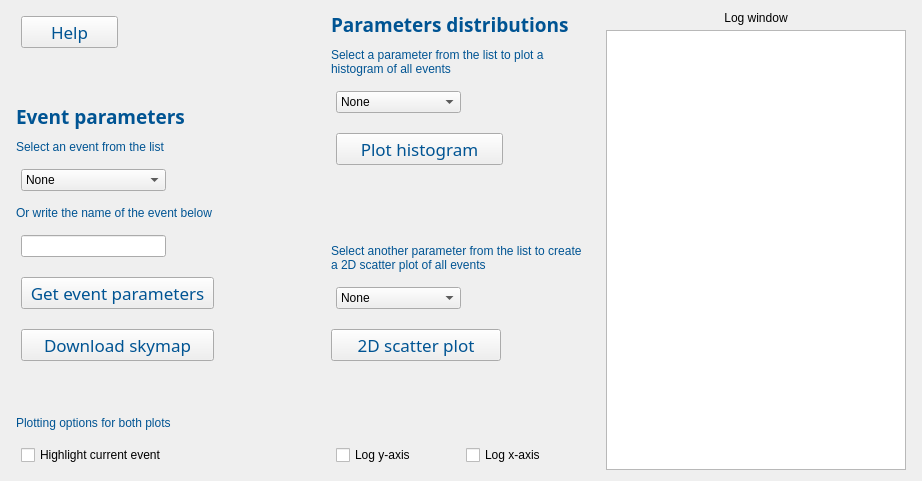
      <widget class="QWidget" name="tab_3">
       <attribute name="title">
        <string>Explore GW event parameters</string>
       </attribute>
       <layout class="QGridLayout" name="gridLayout_8">
        <item row="0" column="0">
         <layout class="QHBoxLayout" name="horizontalLayout_4" stretch="1,1,1">
          <property name="spacing">
           <number>5</number>
          </property>
          <property name="leftMargin">
           <number>0</number>
          </property>
          <property name="topMargin">
           <number>0</number>
          </property>
          <property name="rightMargin">
           <number>0</number>
          </property>
          <property name="bottomMargin">
           <number>0</number>
          </property>
          <item>
           <layout class="QVBoxLayout" name="verticalLayout_8">
            <property name="spacing">
             <number>10</number>
            </property>
            <property name="leftMargin">
             <number>5</number>
            </property>
            <property name="topMargin">
             <number>0</number>
            </property>
            <property name="rightMargin">
             <number>5</number>
            </property>
            <property name="bottomMargin">
             <number>0</number>
            </property>
            <item>
             <layout class="QHBoxLayout" name="horizontalLayout_7" stretch="1,2">
              <property name="spacing">
               <number>10</number>
              </property>
              <property name="leftMargin">
               <number>5</number>
              </property>
              <property name="topMargin">
               <number>5</number>
              </property>
              <property name="rightMargin">
               <number>5</number>
              </property>
              <property name="bottomMargin">
               <number>5</number>
              </property>
              <item>
               <widget class="QPushButton" name="helpButton3">
                <property name="font">
                 <font>
                  <family>Montserrat</family>
                  <pointsize>13</pointsize>
                 </font>
                </property>
                <property name="styleSheet">
                 <string notr="true">color:rgb(0, 84, 147);</string>
                </property>
                <property name="text">
                 <string>Help</string>
                </property>
               </widget>
              </item>
              <item>
               <spacer name="horizontalSpacer_32">
                <property name="orientation">
                 <enum>Qt::Orientation::Horizontal</enum>
                </property>
                <property name="sizeHint" stdset="0">
                 <size>
                  <width>40</width>
                  <height>20</height>
                 </size>
                </property>
               </spacer>
              </item>
             </layout>
            </item>
            <item>
             <spacer name="verticalSpacer_13">
              <property name="orientation">
               <enum>Qt::Orientation::Vertical</enum>
              </property>
              <property name="sizeHint" stdset="0">
               <size>
                <width>20</width>
                <height>40</height>
               </size>
              </property>
             </spacer>
            </item>
            <item>
             <widget class="QLabel" name="label_38">
              <property name="font">
               <font>
                <family>Montserrat</family>
                <pointsize>14</pointsize>
                <bold>true</bold>
               </font>
              </property>
              <property name="text">
               <string>&lt;html&gt;&lt;head/&gt;&lt;body&gt;&lt;p&gt;&lt;span style=&quot; color:#005493;&quot;&gt;Event parameters&lt;/span&gt;&lt;/p&gt;&lt;/body&gt;&lt;/html&gt;</string>
              </property>
             </widget>
            </item>
            <item>
             <widget class="QLabel" name="label_39">
              <property name="text">
               <string>&lt;html&gt;&lt;head/&gt;&lt;body&gt;&lt;p&gt;&lt;span style=&quot; color:#005493;&quot;&gt;Select an event from the list&lt;/span&gt;&lt;/p&gt;&lt;/body&gt;&lt;/html&gt;</string>
              </property>
             </widget>
            </item>
            <item>
             <layout class="QHBoxLayout" name="horizontalLayout_8" stretch="1,1">
              <property name="spacing">
               <number>10</number>
              </property>
              <property name="leftMargin">
               <number>5</number>
              </property>
              <property name="topMargin">
               <number>5</number>
              </property>
              <property name="rightMargin">
               <number>5</number>
              </property>
              <property name="bottomMargin">
               <number>5</number>
              </property>
              <item>
               <widget class="QComboBox" name="comboBox_4">
                <item>
                 <property name="text">
                  <string>None</string>
                 </property>
                </item>
               </widget>
              </item>
              <item>
               <spacer name="horizontalSpacer_33">
                <property name="orientation">
                 <enum>Qt::Orientation::Horizontal</enum>
                </property>
                <property name="sizeHint" stdset="0">
                 <size>
                  <width>40</width>
                  <height>20</height>
                 </size>
                </property>
               </spacer>
              </item>
             </layout>
            </item>
            <item>
             <widget class="QLabel" name="label_40">
              <property name="minimumSize">
               <size>
                <width>300</width>
                <height>0</height>
               </size>
              </property>
              <property name="text">
               <string>&lt;html&gt;&lt;head/&gt;&lt;body&gt;&lt;p&gt;&lt;span style=&quot; color:#005493;&quot;&gt;Or write the name of the event below&lt;/span&gt;&lt;/p&gt;&lt;/body&gt;&lt;/html&gt;</string>
              </property>
              <property name="wordWrap">
               <bool>true</bool>
              </property>
             </widget>
            </item>
            <item>
             <layout class="QHBoxLayout" name="horizontalLayout_11">
              <property name="spacing">
               <number>10</number>
              </property>
              <property name="leftMargin">
               <number>5</number>
              </property>
              <property name="topMargin">
               <number>5</number>
              </property>
              <property name="rightMargin">
               <number>5</number>
              </property>
              <property name="bottomMargin">
               <number>5</number>
              </property>
              <item>
               <widget class="QLineEdit" name="EventNameTab3"/>
              </item>
              <item>
               <spacer name="horizontalSpacer_34">
                <property name="orientation">
                 <enum>Qt::Orientation::Horizontal</enum>
                </property>
                <property name="sizeHint" stdset="0">
                 <size>
                  <width>40</width>
                  <height>20</height>
                 </size>
                </property>
               </spacer>
              </item>
             </layout>
            </item>
            <item>
             <layout class="QHBoxLayout" name="horizontalLayout_12" stretch="2,1">
              <property name="spacing">
               <number>10</number>
              </property>
              <property name="leftMargin">
               <number>5</number>
              </property>
              <property name="topMargin">
               <number>5</number>
              </property>
              <property name="rightMargin">
               <number>5</number>
              </property>
              <property name="bottomMargin">
               <number>5</number>
              </property>
              <item>
               <widget class="QPushButton" name="pushButton_9">
                <property name="font">
                 <font>
                  <family>Montserrat</family>
                  <pointsize>13</pointsize>
                 </font>
                </property>
                <property name="styleSheet">
                 <string notr="true">color:rgb(0, 84, 147);</string>
                </property>
                <property name="text">
                 <string>Get event parameters</string>
                </property>
               </widget>
              </item>
              <item>
               <spacer name="horizontalSpacer_35">
                <property name="orientation">
                 <enum>Qt::Orientation::Horizontal</enum>
                </property>
                <property name="sizeHint" stdset="0">
                 <size>
                  <width>40</width>
                  <height>20</height>
                 </size>
                </property>
               </spacer>
              </item>
             </layout>
            </item>
            <item>
             <layout class="QHBoxLayout" name="horizontalLayout_13" stretch="2,1">
              <property name="spacing">
               <number>10</number>
              </property>
              <property name="leftMargin">
               <number>5</number>
              </property>
              <property name="topMargin">
               <number>5</number>
              </property>
              <property name="rightMargin">
               <number>5</number>
              </property>
              <property name="bottomMargin">
               <number>5</number>
              </property>
              <item>
               <widget class="QPushButton" name="pushButton_13">
                <property name="font">
                 <font>
                  <family>Montserrat</family>
                  <pointsize>13</pointsize>
                 </font>
                </property>
                <property name="styleSheet">
                 <string notr="true">color: rgb(0, 84, 147);</string>
                </property>
                <property name="text">
                 <string>Download skymap</string>
                </property>
               </widget>
              </item>
              <item>
               <spacer name="horizontalSpacer_36">
                <property name="orientation">
                 <enum>Qt::Orientation::Horizontal</enum>
                </property>
                <property name="sizeHint" stdset="0">
                 <size>
                  <width>40</width>
                  <height>20</height>
                 </size>
                </property>
               </spacer>
              </item>
             </layout>
            </item>
            <item>
             <spacer name="verticalSpacer_14">
              <property name="orientation">
               <enum>Qt::Orientation::Vertical</enum>
              </property>
              <property name="sizeHint" stdset="0">
               <size>
                <width>20</width>
                <height>40</height>
               </size>
              </property>
             </spacer>
            </item>
            <item>
             <widget class="QLabel" name="label_44">
              <property name="text">
               <string>&lt;html&gt;&lt;head/&gt;&lt;body&gt;&lt;p&gt;&lt;span style=&quot; color:#005493;&quot;&gt;Plotting options for both plots&lt;/span&gt;&lt;/p&gt;&lt;/body&gt;&lt;/html&gt;</string>
              </property>
             </widget>
            </item>
            <item>
             <layout class="QHBoxLayout" name="horizontalLayout_26">
              <property name="spacing">
               <number>10</number>
              </property>
              <property name="leftMargin">
               <number>5</number>
              </property>
              <property name="topMargin">
               <number>5</number>
              </property>
              <property name="rightMargin">
               <number>5</number>
              </property>
              <property name="bottomMargin">
               <number>5</number>
              </property>
              <item>
               <widget class="QCheckBox" name="checkBox_2">
                <property name="text">
                 <string>Highlight current event</string>
                </property>
               </widget>
              </item>
             </layout>
            </item>
           </layout>
          </item>
          <item>
           <layout class="QVBoxLayout" name="verticalLayout_9">
            <property name="spacing">
             <number>10</number>
            </property>
            <property name="leftMargin">
             <number>5</number>
            </property>
            <property name="rightMargin">
             <number>5</number>
            </property>
            <item>
             <widget class="QLabel" name="label_41">
              <property name="font">
               <font>
                <family>Montserrat</family>
                <pointsize>14</pointsize>
                <bold>true</bold>
               </font>
              </property>
              <property name="text">
               <string>&lt;html&gt;&lt;head/&gt;&lt;body&gt;&lt;p&gt;&lt;span style=&quot; color:#005493;&quot;&gt;Parameters distributions&lt;/span&gt;&lt;/p&gt;&lt;/body&gt;&lt;/html&gt;</string>
              </property>
             </widget>
            </item>
            <item>
             <widget class="QLabel" name="label_42">
              <property name="text">
               <string>&lt;html&gt;&lt;head/&gt;&lt;body&gt;&lt;p&gt;&lt;span style=&quot; color:#005493;&quot;&gt;Select a parameter from the list to plot a histogram of all events&lt;/span&gt;&lt;/p&gt;&lt;/body&gt;&lt;/html&gt;</string>
              </property>
              <property name="wordWrap">
               <bool>true</bool>
              </property>
             </widget>
            </item>
            <item>
             <layout class="QHBoxLayout" name="horizontalLayout_22" stretch="1,1">
              <property name="spacing">
               <number>10</number>
              </property>
              <property name="leftMargin">
               <number>5</number>
              </property>
              <property name="topMargin">
               <number>5</number>
              </property>
              <property name="rightMargin">
               <number>5</number>
              </property>
              <property name="bottomMargin">
               <number>5</number>
              </property>
              <item>
               <widget class="QComboBox" name="comboBox_5">
                <item>
                 <property name="text">
                  <string>None</string>
                 </property>
                </item>
               </widget>
              </item>
              <item>
               <spacer name="horizontalSpacer_40">
                <property name="orientation">
                 <enum>Qt::Orientation::Horizontal</enum>
                </property>
                <property name="sizeHint" stdset="0">
                 <size>
                  <width>40</width>
                  <height>20</height>
                 </size>
                </property>
               </spacer>
              </item>
             </layout>
            </item>
            <item>
             <layout class="QHBoxLayout" name="horizontalLayout_23" stretch="2,1">
              <property name="spacing">
               <number>10</number>
              </property>
              <property name="leftMargin">
               <number>5</number>
              </property>
              <property name="topMargin">
               <number>5</number>
              </property>
              <property name="rightMargin">
               <number>5</number>
              </property>
              <property name="bottomMargin">
               <number>5</number>
              </property>
              <item>
               <widget class="QPushButton" name="pushButton_10">
                <property name="sizePolicy">
                 <sizepolicy hsizetype="Minimum" vsizetype="Fixed">
                  <horstretch>0</horstretch>
                  <verstretch>0</verstretch>
                 </sizepolicy>
                </property>
                <property name="font">
                 <font>
                  <family>Montserrat</family>
                  <pointsize>13</pointsize>
                 </font>
                </property>
                <property name="toolTip">
                 <string>&lt;html&gt;&lt;head/&gt;&lt;body&gt;&lt;p&gt;&lt;span style=&quot; font-size:15px;&quot;&gt;Plot a histogram of the selected parameter for all events.&lt;/span&gt;&lt;/p&gt;&lt;/body&gt;&lt;/html&gt;</string>
                </property>
                <property name="styleSheet">
                 <string notr="true">color: rgb(0, 84, 147);</string>
                </property>
                <property name="text">
                 <string>Plot histogram</string>
                </property>
               </widget>
              </item>
              <item>
               <spacer name="horizontalSpacer_29">
                <property name="orientation">
                 <enum>Qt::Orientation::Horizontal</enum>
                </property>
                <property name="sizeHint" stdset="0">
                 <size>
                  <width>40</width>
                  <height>20</height>
                 </size>
                </property>
               </spacer>
              </item>
             </layout>
            </item>
            <item>
             <spacer name="verticalSpacer_17">
              <property name="orientation">
               <enum>Qt::Orientation::Vertical</enum>
              </property>
              <property name="sizeHint" stdset="0">
               <size>
                <width>20</width>
                <height>40</height>
               </size>
              </property>
             </spacer>
            </item>
            <item>
             <widget class="QLabel" name="label_43">
              <property name="text">
               <string>&lt;html&gt;&lt;head/&gt;&lt;body&gt;&lt;p&gt;&lt;span style=&quot; color:#005493;&quot;&gt;Select another parameter from the list to create a 2D scatter plot of all events&lt;/span&gt;&lt;/p&gt;&lt;/body&gt;&lt;/html&gt;</string>
              </property>
              <property name="wordWrap">
               <bool>true</bool>
              </property>
             </widget>
            </item>
            <item>
             <layout class="QHBoxLayout" name="horizontalLayout_24" stretch="1,1">
              <property name="spacing">
               <number>10</number>
              </property>
              <property name="leftMargin">
               <number>5</number>
              </property>
              <property name="topMargin">
               <number>5</number>
              </property>
              <property name="rightMargin">
               <number>5</number>
              </property>
              <property name="bottomMargin">
               <number>5</number>
              </property>
              <item>
               <widget class="QComboBox" name="comboBox_6">
                <item>
                 <property name="text">
                  <string>None</string>
                 </property>
                </item>
               </widget>
              </item>
              <item>
               <spacer name="horizontalSpacer_42">
                <property name="orientation">
                 <enum>Qt::Orientation::Horizontal</enum>
                </property>
                <property name="sizeHint" stdset="0">
                 <size>
                  <width>40</width>
                  <height>20</height>
                 </size>
                </property>
               </spacer>
              </item>
             </layout>
            </item>
            <item>
             <layout class="QHBoxLayout" name="horizontalLayout_25" stretch="2,1">
              <property name="spacing">
               <number>10</number>
              </property>
              <property name="topMargin">
               <number>5</number>
              </property>
              <property name="rightMargin">
               <number>5</number>
              </property>
              <property name="bottomMargin">
               <number>5</number>
              </property>
              <item>
               <widget class="QPushButton" name="pushButton_11">
                <property name="font">
                 <font>
                  <family>Montserrat</family>
                  <pointsize>13</pointsize>
                 </font>
                </property>
                <property name="toolTip">
                 <string>&lt;html&gt;&lt;head/&gt;&lt;body&gt;&lt;p&gt;&lt;span style=&quot; font-size:15px;&quot;&gt;Create a scatter plot of the selected parameters for all events.&lt;/span&gt;&lt;/p&gt;&lt;/body&gt;&lt;/html&gt;</string>
                </property>
                <property name="styleSheet">
                 <string notr="true">color: rgb(0, 84, 147);</string>
                </property>
                <property name="text">
                 <string>2D scatter plot</string>
                </property>
               </widget>
              </item>
              <item>
               <spacer name="horizontalSpacer_43">
                <property name="orientation">
                 <enum>Qt::Orientation::Horizontal</enum>
                </property>
                <property name="sizeHint" stdset="0">
                 <size>
                  <width>40</width>
                  <height>20</height>
                 </size>
                </property>
               </spacer>
              </item>
             </layout>
            </item>
            <item>
             <spacer name="verticalSpacer_16">
              <property name="orientation">
               <enum>Qt::Orientation::Vertical</enum>
              </property>
              <property name="sizeHint" stdset="0">
               <size>
                <width>20</width>
                <height>40</height>
               </size>
              </property>
             </spacer>
            </item>
            <item>
             <layout class="QHBoxLayout" name="horizontalLayout_14">
              <property name="spacing">
               <number>10</number>
              </property>
              <property name="leftMargin">
               <number>5</number>
              </property>
              <property name="topMargin">
               <number>5</number>
              </property>
              <property name="rightMargin">
               <number>5</number>
              </property>
              <property name="bottomMargin">
               <number>5</number>
              </property>
              <item>
               <widget class="QCheckBox" name="checkBox_4">
                <property name="text">
                 <string>Log y-axis</string>
                </property>
               </widget>
              </item>
              <item>
               <spacer name="horizontalSpacer_38">
                <property name="orientation">
                 <enum>Qt::Orientation::Horizontal</enum>
                </property>
                <property name="sizeHint" stdset="0">
                 <size>
                  <width>40</width>
                  <height>20</height>
                 </size>
                </property>
               </spacer>
              </item>
              <item>
               <widget class="QCheckBox" name="checkBox_3">
                <property name="text">
                 <string>Log x-axis</string>
                </property>
               </widget>
              </item>
              <item>
               <spacer name="horizontalSpacer_37">
                <property name="orientation">
                 <enum>Qt::Orientation::Horizontal</enum>
                </property>
                <property name="sizeHint" stdset="0">
                 <size>
                  <width>40</width>
                  <height>20</height>
                 </size>
                </property>
               </spacer>
              </item>
             </layout>
            </item>
           </layout>
          </item>
          <item>
           <layout class="QVBoxLayout" name="verticalLayout_7">
            <property name="spacing">
             <number>5</number>
            </property>
            <property name="leftMargin">
             <number>5</number>
            </property>
            <property name="topMargin">
             <number>0</number>
            </property>
            <property name="rightMargin">
             <number>5</number>
            </property>
            <property name="bottomMargin">
             <number>0</number>
            </property>
            <item>
             <widget class="QLabel" name="label_34">
              <property name="text">
               <string>&lt;html&gt;&lt;head/&gt;&lt;body&gt;&lt;p align=&quot;center&quot;&gt;Log window&lt;/p&gt;&lt;/body&gt;&lt;/html&gt;</string>
              </property>
             </widget>
            </item>
            <item>
             <widget class="QTextBrowser" name="textBrowser_3">
              <property name="minimumSize">
               <size>
                <width>300</width>
                <height>0</height>
               </size>
              </property>
              <property name="font">
               <font>
                <family>Times New Roman</family>
                <pointsize>14</pointsize>
               </font>
              </property>
             </widget>
            </item>
           </layout>
          </item>
         </layout>
        </item>
       </layout>
      </widget>
